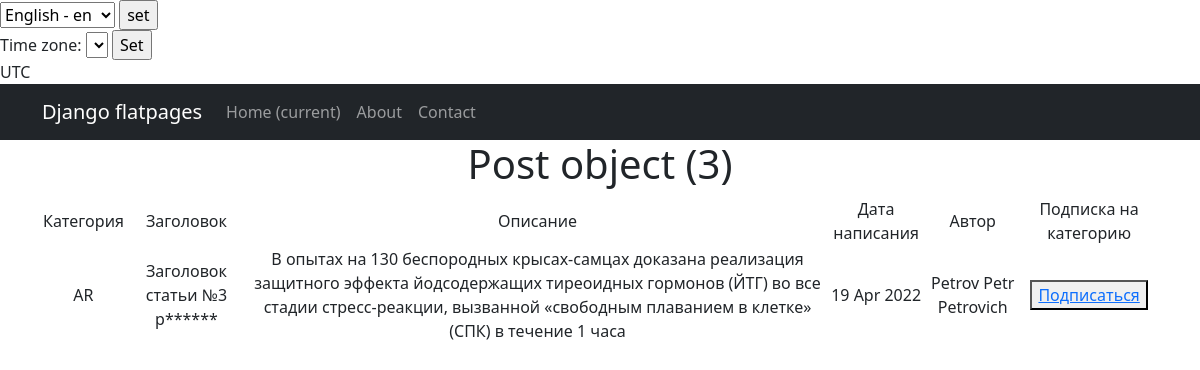
Screenshot of /news/3 with the database file from the repository.
### news/models.py (models this page shows, shortened)
class Post(models.Model):
    author = models.ForeignKey(Author, on_delete=models.CASCADE)
    NEWS = 'NW'
    ARTICLE = 'AR'
    CATEGORY_CHOICES = (
        (NEWS, 'Новость'),
        (ARTICLE, 'Статья'),
    )
    categoryType = models.CharField(max_length=2, choices=CATEGORY_CHOICES, default=ARTICLE)
    dateCreation = models.DateTimeField(auto_now_add=True)
    postCategory = models.ManyToManyField(Category, through='PostCategory')
    title = models.CharField(max_length=128)
    text = models.TextField()
    rating = models.SmallIntegerField(default=0)

class Author(models.Model):
    authorUser = models.OneToOneField(User, on_delete=models.CASCADE)
    ratingAuthor = models.SmallIntegerField(default=0)

### news/views.py (the view)
# urls.py: path('<int:pk>', cache_page(30*10)(PostDetail.as_view()), name='post_detail'), # добавим кэширование на детали товара. Раз в 10 минут (запись в сек) товар будет записываться в кэш для экономии ресурсо
class PostDetail(DetailView):
    model = Post
    template_name = 'newso.html'
    context_object_name = 'post'
    queryset = Post.objects.all()
    def get_object(self, *args, **kwargs):  # переопределяем метод получения объекта, как ни странно
        obj = cache.get(f'post-{self.kwargs["pk"]}',
                        None)  # кэш очень похож на словарь, и метод get действует так же. Он забирает значение по ключу, если его нет, то забирает None.
        if not obj:
            obj = super().get_object(queryset=self.queryset)
            cache.set(f'post-{self.kwargs["pk"]}', obj)
        return obj

### news/templatetags/custom_filters.py (called while the page is built)
@register.filter()
def censor(value):
      return value.replace("редиска", "р******")

### templates/newso.html (shortened to what this page needs)
{% extends 'flatpages/default.html' %}
{% load custom_filters %}
{% block content %}
<h1>{{ post }}</h1>
<table>
           <tr>
               <td>Категория</td>
               <td>Заголовок</td>
               <td>Описание</td>
               <td>Дата написания</td>
               <td>Автор</td>
               <td>Подписка на категорию</td>
           </tr>
           <tr>
               <td>{{ post.categoryType }}</td>
               <td>{{ post.title|censor}}</td>
               <td>{{ post.text|censor}}</td>
               <td>{{ post.dateCreation|date:'d M Y' }}</td>
               <td>{{ post.author.authorUser }}</td>
               <td><button> <a href="upgrade/">Подписаться</a> </button></td>
           </tr>
       </table>
{% endblock content %}

### rows the page displays
Post: id "Post object (3)", categoryType "AR", title|censor "Заголовок статьи №3 р******", text|censor "В опытах на 130 беспородных крысах-самцах доказана реализация защитного эффекта йодсодержащих тиреоидных гормонов (ЙТГ) во все стадии стресс-реакции, вызванной «свободным плаванием в клетке» (СПК) в течение 1 часа", dateCreation "19 Apr 2022", author.authorUser "Petrov Petr Petrovich"

### other values shown
{{ TIME_ZONE }} "UTC"
form field language "English - en"
